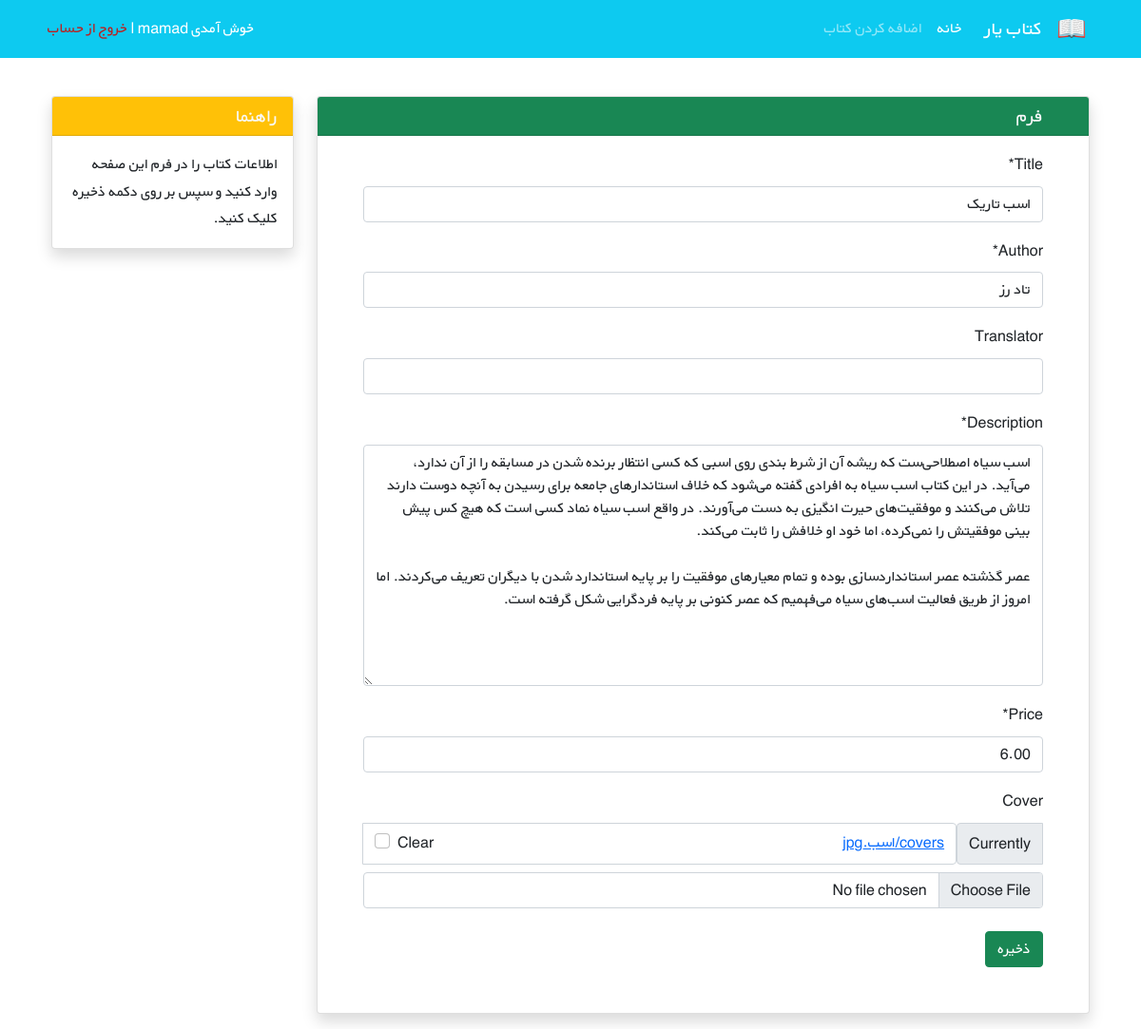
Page /books/3/update/ (signed in) on the committed database.
### books/models.py (models this page shows, shortened)
class Book(models.Model):
    title = models.CharField(max_length=200)
    author = models.CharField(max_length=200)
    translator = models.CharField(max_length=200, blank=True)
    description = models.TextField()
    price = models.DecimalField(max_digits=5, decimal_places=2)
    cover = models.ImageField(upload_to="covers/", blank=True)

### books/views.py (the view)
# urls.py: path("<int:pk>/update/", views.BookUpdateView.as_view(), name="book_update"),
class BookUpdateView(generic.UpdateView):
    model = Book
    fields = ['title', 'author', 'translator', 'description', 'price', 'cover']
    template_name = 'books/book_update.html'

### books/templates/books/book_update.html (shortened to what this page needs)
{% extends '_base.html' %}
{% load crispy_forms_tags %}
{% block content %}
<div class="container mt-4" dir="rtl">
    <div class="row">
        <div class="col-9">
            <div class="card shadow my-3">
                <h5 class="card-header bg-success text-light px-5">فرم</h5>
                <div class="px-5 pt-3 pb-5">
                    <form method="POST" enctype="multipart/form-data">
                        {{ form|crispy }}
                        <button type="submit" class="btn btn-success mt-2">ذخیره</button>
                    </form>
                </div>
            </div>
        </div>
        <div class="col-3">
                <div class="card my-3 shadow">
                    <h5 class="card-header bg-warning text-light">راهنما</h5>
                    <div class="card-body">
                        <p class="card-text">
                            اطلاعات کتاب را در فرم این صفحه وارد کنید و سپس بر روی دکمه ذخیره کلیک کنید.
                        </p>
                    </div>
                </div>
        </div>
    </div>
</div>
{% endblock content %}

### static/css/style.css (style rules this page uses)
* { font-family: 'BYekan', sans-serif; line-height: 1.8rem; }

### rows in the picture
Book: title "اسب تاریک", author "تاد رز", description "اسب سیاه اصطلاحی‌ست که ریشه آن از شرط بندی روی اسبی که کسی انتظار برنده شدن در مسابقه را از آن ندارد، می‌آید. در این کتاب اسب سیاه به افرادی گفته می‌شود که خلاف استاندارهای جامعه برای رسیدن به آنچه دوست دارند تلاش می‌کنند و موفقیت‌های حیرت انگیزی به دست می‌آورند. در واقع اسب سیاه نماد کسی است که هیچ کس پیش بینی موفقیتش را نمی‌کرده، اما خود او خلافش را ثابت می‌کند. عصر گذشته عصر استانداردسازی بوده و تمام معیارهای موفقیت را بر پایه استاندارد شدن با دیگران تعریف می‌کردند. اما امروز از طریق فعالیت‌ اسب‌های سیاه می‌فهمیم که عصر کنونی بر پایه فردگرایی شکل گرفته است.", price "6.00"
